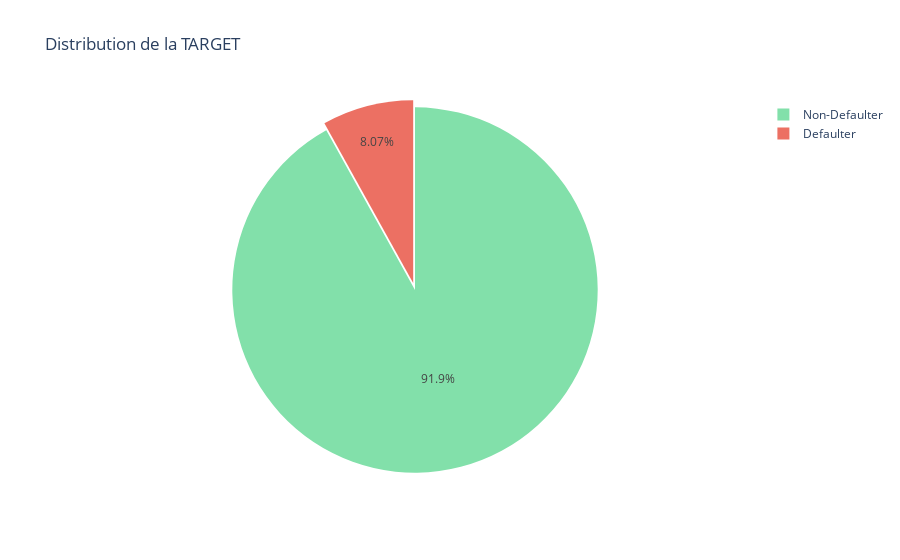

Source (notebook cell):
### Markdown cell above
### distribution de la target

### Code cell
target_distribution = application_train.TARGET.value_counts()
labels = ['Non-Defaulter', 'Defaulter']
colors = ["#82E0AA", "#EC7063"]

fig = go.Figure(data=[go.Pie(values=target_distribution, labels=labels,
                             textinfo='percent', pull=[0, 0.04],
                             marker=dict(colors=colors))],
                layout=go.Layout(title='Distribution de la TARGET'))

fig.show()

### Figure 1 — Plotly figure (JSON) as saved in the notebook; plotly's stock layout.template omitted (floating-point values rounded to 4 significant figures)
{"data": [{"labels": ["Non-Defaulter", "Defaulter"], "marker": {"colors": ["#82E0AA", "#EC7063"]}, "pull": [0, 0.04], "textinfo": "percent", "type": "pie", "values": [282686, 24825]}], "layout": {"title": {"text": "Distribution de la TARGET"}}}
